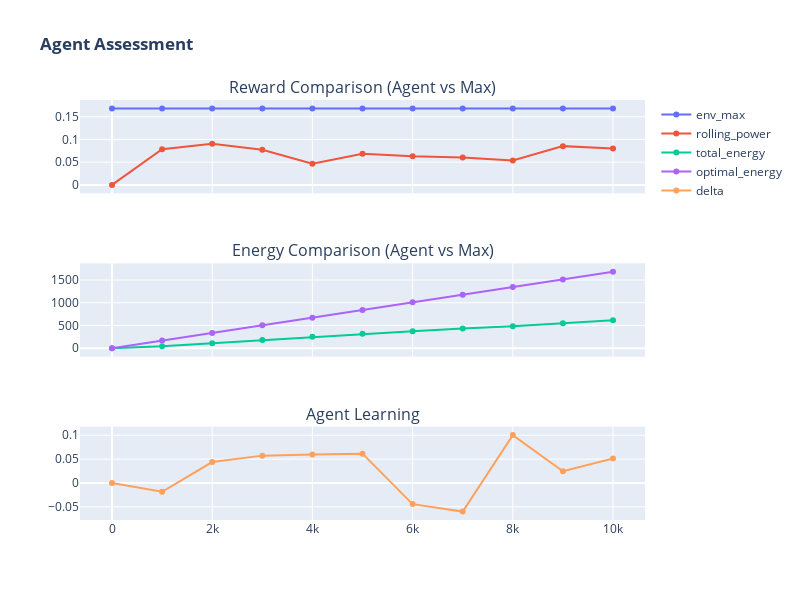

Notebook code for this chart:
### Code cell
visualizations.plot_rolling_power(tracking_df, exp_env, height=600, width=800)

### Figure 1 — Plotly figure (JSON) as saved in the notebook; plotly's stock layout.template omitted (floating-point values rounded to 4 significant figures)
{"data": [{"name": "env_max", "type": "scatter", "x": [0, 1000, 2000, 3000, 4000, 5000, 6000, 7000, 8000, 9000, 10000], "xaxis": "x", "y": [0.1682, 0.1682, 0.1682, 0.1682, 0.1682, 0.1682, 0.1682, 0.1682, 0.1682, 0.1682, 0.1682], "yaxis": "y"}, {"name": "rolling_power", "type": "scatter", "x": [0, 1000, 2000, 3000, 4000, 5000, 6000, 7000, 8000, 9000, 10000], "xaxis": "x", "y": [0, 0.07843, 0.0904, 0.07747, 0.04638, 0.06858, 0.06294, 0.06012, 0.05364, 0.08529, 0.08033], "yaxis": "y"}, {"name": "total_energy", "type": "scatter", "x": [0, 1000, 2000, 3000, 4000, 5000, 6000, 7000, 8000, 9000, 10000], "xaxis": "x2", "y": [0, 42.75, 111.1, 179.2, 251.1, 316.9, 375.8, 436.1, 483.7, 551.4, 614.9], "yaxis": "y2"}, {"name": "optimal_energy", "type": "scatter", "x": [0, 1000, 2000, 3000, 4000, 5000, 6000, 7000, 8000, 9000, 10000], "xaxis": "x2", "y": [0, 168.2, 336.4, 504.6, 672.8, 841.0, 1009.0, 1177.0, 1346.0, 1514.0, 1682.0], "yaxis": "y2"}, {"name": "delta", "type": "scatter", "x": [0, 1000, 2000, 3000, 4000, 5000, 6000, 7000, 8000, 9000, 10000], "xaxis": "x3", "y": [0, -0.01848, 0.04374, 0.05728, 0.05971, 0.06146, -0.04437, -0.06004, 0.1003, 0.0245, 0.05124], "yaxis": "y3"}], "layout": {"annotations": [{"font": {"size": 16}, "showarrow": false, "text": "Reward Comparison (Agent vs Max)", "x": 0.5, "xanchor": "center", "xref": "paper", "y": 1, "yanchor": "bottom", "yref": "paper"}, {"font": {"size": 16}, "showarrow": false, "text": "Energy Comparison (Agent vs Max)", "x": 0.5, "xanchor": "center", "xref": "paper", "y": 0.6111, "yanchor": "bottom", "yref": "paper"}, {"font": {"size": 16}, "showarrow": false, "text": "Agent Learning", "x": 0.5, "xanchor": "center", "xref": "paper", "y": 0.2222, "yanchor": "bottom", "yref": "paper"}], "height": 600, "title": {"text": "<b>Agent Assessment</b>"}, "width": 800, "xaxis": {"anchor": "y", "autorange": true, "domain": [0, 1], "matches": "x3", "range": [-640.1, 10640.0], "showticklabels": false, "type": "linear"}, "xaxis2": {"anchor": "y2", "autorange": true, "domain": [0, 1], "matches": "x3", "range": [-640.1, 10640.0], "showticklabels": false, "type": "linear"}, "xaxis3": {"anchor": "y3", "autorange": true, "domain": [0, 1], "range": [-640.1, 10640.0], "type": "linear"}, "yaxis": {"anchor": "x", "autorange": true, "domain": [0.7778, 1], "range": [-0.01851, 0.1867], "type": "linear"}, "yaxis2": {"anchor": "x2", "autorange": true, "domain": [0.3889, 0.6111], "range": [-185.1, 1867.0], "type": "linear"}, "yaxis3": {"anchor": "x3", "autorange": true, "domain": [0, 0.2222], "range": [-0.07768, 0.118], "type": "linear"}}}
